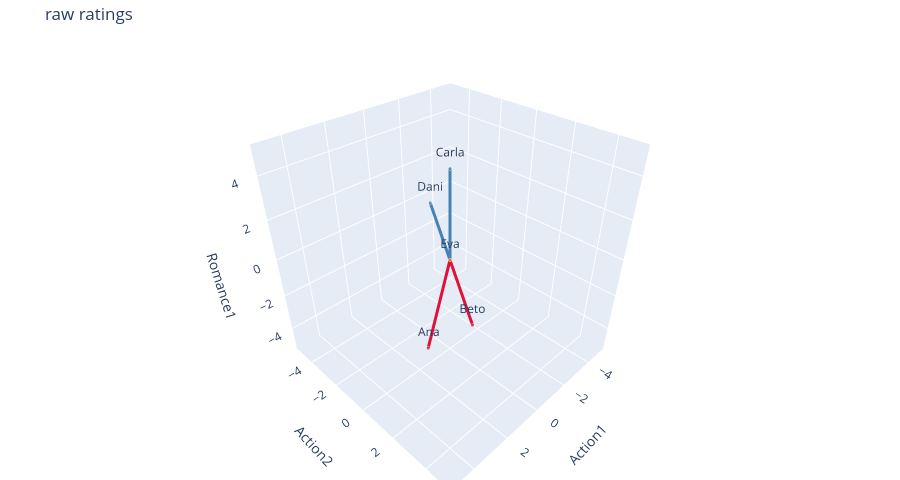
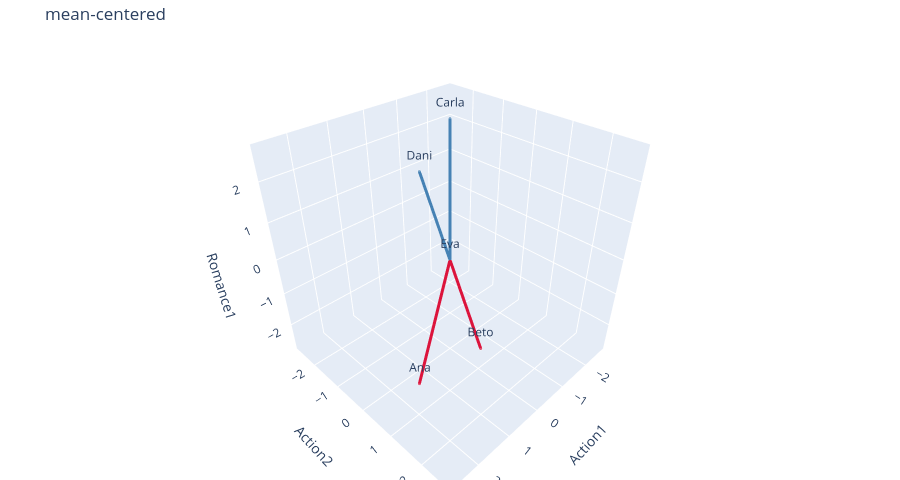

Notebook code for these charts, in order:
### Markdown cell above
<details><summary>Expected Output</summary>

~~~text
Ana centered: [ 2.2  1.2 -1.8 -1.8  0.2]
Ana vs Carla: raw +0.519 -> centered -0.953
Ana vs Beto:  raw +0.961 -> centered +0.834
Eva centered: [0. 0. 0. 0. 0.] | length: 0.0
~~~
</details>

> **Read it:** Ana and Carla swing from +0.519 to **-0.953** -- opposite
> tastes, finally opposite numbers. Ana and Beto stay alike (0.834). Eva
> becomes the **zero vector**: length 0, no direction, so her cosine is
> undefined (0 divided by 0) -- a user who rates everything the same tells
> you nothing about taste. This centered cosine is the **correlation** of
> L19, and the way the L22 recommenders compare users.

See it in 3-D with three movies as the axes. **Drag to rotate** each plot:

### Code cell
three = [0, 1, 2]                # Action1, Action2, Romance1
names3 = ["Action1", "Action2", "Romance1"]
colors5 = [ACTION, ACTION, ROMANCE, ROMANCE, EVA]
raw3 = np.vstack([R[:, three], eva[three]]).astype(float)
cen3 = raw3 - raw3.mean(axis=1, keepdims=True)

plot_vectors_3d(raw3, users + ["Eva"], colors5, names3,
                title="raw ratings", diagonal=True)
plot_vectors_3d(cen3, users + ["Eva"], colors5, names3,
                title="mean-centered", diagonal=True)
print(f"3 movies, Ana vs Carla: raw {cosine(raw3[0], raw3[2]):+.3f}"
      f" -> centered {cosine(cen3[0], cen3[2]):+.3f}")

### Figure 1 — Plotly figure (JSON) as saved in the notebook; plotly's stock layout.template omitted (floating-point values rounded to 4 significant figures)
{"data": [{"line": {"color": "gray", "dash": "dash", "width": 3}, "mode": "lines", "name": "diagonal", "type": "scatter3d", "x": [-5.0, 5.0], "y": [-5.0, 5.0], "z": [-5.0, 5.0]}, {"line": {"color": "crimson", "width": 6}, "marker": {"color": "crimson", "size": [0, 4]}, "mode": "lines+markers+text", "name": "Ana", "text": ["", "Ana"], "type": "scatter3d", "x": [0, 5.0], "y": [0, 4.0], "z": [0, 1.0]}, {"line": {"color": "crimson", "width": 6}, "marker": {"color": "crimson", "size": [0, 4]}, "mode": "lines+markers+text", "name": "Beto", "text": ["", "Beto"], "type": "scatter3d", "x": [0, 4.0], "y": [0, 5.0], "z": [0, 2.0]}, {"line": {"color": "steelblue", "width": 6}, "marker": {"color": "steelblue", "size": [0, 4]}, "mode": "lines+markers+text", "name": "Carla", "text": ["", "Carla"], "type": "scatter3d", "x": [0, 1.0], "y": [0, 1.0], "z": [0, 5.0]}, {"line": {"color": "steelblue", "width": 6}, "marker": {"color": "steelblue", "size": [0, 4]}, "mode": "lines+markers+text", "name": "Dani", "text": ["", "Dani"], "type": "scatter3d", "x": [0, 2.0], "y": [0, 1.0], "z": [0, 4.0]}, {"line": {"color": "darkorange", "width": 6}, "marker": {"color": "darkorange", "size": [0, 4]}, "mode": "lines+markers+text", "name": "Eva", "text": ["", "Eva"], "type": "scatter3d", "x": [0, 5.0], "y": [0, 5.0], "z": [0, 5.0]}], "layout": {"height": 480, "margin": {"b": 0, "l": 0, "r": 0, "t": 40}, "scene": {"aspectmode": "cube", "xaxis": {"title": {"text": "Action1"}}, "yaxis": {"title": {"text": "Action2"}}, "zaxis": {"title": {"text": "Romance1"}}}, "showlegend": false, "title": {"text": "raw ratings"}}}

### Figure 2 — Plotly figure (JSON) as saved in the notebook; plotly's stock layout.template omitted (floating-point values rounded to 4 significant figures)
{"data": [{"line": {"color": "gray", "dash": "dash", "width": 3}, "mode": "lines", "name": "diagonal", "type": "scatter3d", "x": [-2.667, 2.667], "y": [-2.667, 2.667], "z": [-2.667, 2.667]}, {"line": {"color": "crimson", "width": 6}, "marker": {"color": "crimson", "size": [0, 4]}, "mode": "lines+markers+text", "name": "Ana", "text": ["", "Ana"], "type": "scatter3d", "x": [0, 1.667], "y": [0, 0.6667], "z": [0, -2.333]}, {"line": {"color": "crimson", "width": 6}, "marker": {"color": "crimson", "size": [0, 4]}, "mode": "lines+markers+text", "name": "Beto", "text": ["", "Beto"], "type": "scatter3d", "x": [0, 0.3333], "y": [0, 1.333], "z": [0, -1.667]}, {"line": {"color": "steelblue", "width": 6}, "marker": {"color": "steelblue", "size": [0, 4]}, "mode": "lines+markers+text", "name": "Carla", "text": ["", "Carla"], "type": "scatter3d", "x": [0, -1.333], "y": [0, -1.333], "z": [0, 2.667]}, {"line": {"color": "steelblue", "width": 6}, "marker": {"color": "steelblue", "size": [0, 4]}, "mode": "lines+markers+text", "name": "Dani", "text": ["", "Dani"], "type": "scatter3d", "x": [0, -0.3333], "y": [0, -1.333], "z": [0, 1.667]}, {"line": {"color": "darkorange", "width": 6}, "marker": {"color": "darkorange", "size": [0, 4]}, "mode": "lines+markers+text", "name": "Eva", "text": ["", "Eva"], "type": "scatter3d", "x": [0, 0.0], "y": [0, 0.0], "z": [0, 0.0]}], "layout": {"height": 480, "margin": {"b": 0, "l": 0, "r": 0, "t": 40}, "scene": {"aspectmode": "cube", "xaxis": {"title": {"text": "Action1"}}, "yaxis": {"title": {"text": "Action2"}}, "zaxis": {"title": {"text": "Romance1"}}}, "showlegend": false, "title": {"text": "mean-centered"}}}
